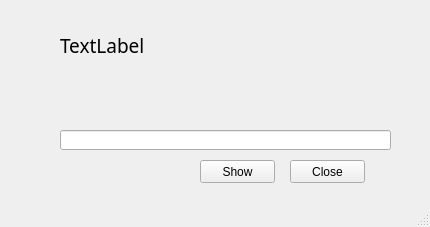
<?xml version="1.0" encoding="UTF-8"?>
<ui version="4.0">
 <class>MainWindow</class>
 <widget class="QMainWindow" name="MainWindow">
  <property name="geometry">
   <rect>
    <x>0</x>
    <y>0</y>
    <width>430</width>
    <height>227</height>
   </rect>
  </property>
  <property name="windowTitle">
   <string>MainWindow</string>
  </property>
  <widget class="QWidget" name="centralwidget">
   <widget class="QLabel" name="label">
    <property name="geometry">
     <rect>
      <x>60</x>
      <y>10</y>
      <width>291</width>
      <height>71</height>
     </rect>
    </property>
    <property name="font">
     <font>
      <family>Berlin Sans FB</family>
      <pointsize>14</pointsize>
     </font>
    </property>
    <property name="text">
     <string>TextLabel</string>
    </property>
   </widget>
   <widget class="QLineEdit" name="lineEdit">
    <property name="geometry">
     <rect>
      <x>60</x>
      <y>130</y>
      <width>331</width>
      <height>20</height>
     </rect>
    </property>
   </widget>
   <widget class="QPushButton" name="pushButton">
    <property name="geometry">
     <rect>
      <x>200</x>
      <y>160</y>
      <width>75</width>
      <height>23</height>
     </rect>
    </property>
    <property name="text">
     <string>Show</string>
    </property>
   </widget>
   <widget class="QPushButton" name="pushButton_2">
    <property name="geometry">
     <rect>
      <x>290</x>
      <y>160</y>
      <width>75</width>
      <height>23</height>
     </rect>
    </property>
    <property name="text">
     <string>Close</string>
    </property>
   </widget>
  </widget>
  <widget class="QMenuBar" name="menubar">
   <property name="geometry">
    <rect>
     <x>0</x>
     <y>0</y>
     <width>430</width>
     <height>21</height>
    </rect>
   </property>
  </widget>
  <widget class="QStatusBar" name="statusbar"/>
 </widget>
 <resources/>
 <connections>
  <connection>
   <sender>pushButton_2</sender>
   <signal>clicked()</signal>
   <receiver>MainWindow</receiver>
   <slot>close()</slot>
   <hints>
    <hint type="sourcelabel">
     <x>329</x>
     <y>196</y>
    </hint>
    <hint type="destinationlabel">
     <x>418</x>
     <y>141</y>
    </hint>
   </hints>
  </connection>
 </connections>
</ui>
